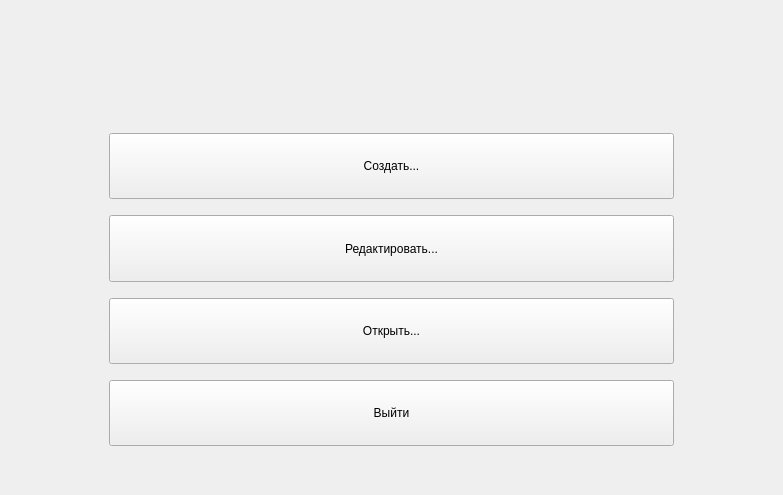
<?xml version="1.0" encoding="UTF-8"?>
<ui version="4.0">
 <class>MainWindow</class>
 <widget class="QMainWindow" name="MainWindow">
  <property name="geometry">
   <rect>
    <x>0</x>
    <y>0</y>
    <width>783</width>
    <height>495</height>
   </rect>
  </property>
  <property name="windowTitle">
   <string>MainWindow</string>
  </property>
  <widget class="QWidget" name="centralwidget">
   <layout class="QVBoxLayout" name="verticalLayout_2">
    <item>
     <spacer name="verticalSpacer_6">
      <property name="orientation">
       <enum>Qt::Vertical</enum>
      </property>
      <property name="sizeType">
       <enum>QSizePolicy::Fixed</enum>
      </property>
      <property name="sizeHint" stdset="0">
       <size>
        <width>20</width>
        <height>20</height>
       </size>
      </property>
     </spacer>
    </item>
    <item>
     <layout class="QHBoxLayout" name="logoLayout">
      <item>
       <spacer name="horizontalSpacer">
        <property name="orientation">
         <enum>Qt::Horizontal</enum>
        </property>
        <property name="sizeType">
         <enum>QSizePolicy::MinimumExpanding</enum>
        </property>
        <property name="sizeHint" stdset="0">
         <size>
          <width>148</width>
          <height>58</height>
         </size>
        </property>
       </spacer>
      </item>
      <item>
       <widget class="QLabel" name="logo">
        <property name="text">
         <string/>
        </property>
       </widget>
      </item>
      <item>
       <spacer name="horizontalSpacer_2">
        <property name="orientation">
         <enum>Qt::Horizontal</enum>
        </property>
        <property name="sizeType">
         <enum>QSizePolicy::MinimumExpanding</enum>
        </property>
        <property name="sizeHint" stdset="0">
         <size>
          <width>148</width>
          <height>58</height>
         </size>
        </property>
       </spacer>
      </item>
     </layout>
    </item>
    <item>
     <layout class="QHBoxLayout" name="mainLayout">
      <property name="sizeConstraint">
       <enum>QLayout::SetNoConstraint</enum>
      </property>
      <item>
       <spacer name="horizontalSpacer_3">
        <property name="orientation">
         <enum>Qt::Horizontal</enum>
        </property>
        <property name="sizeType">
         <enum>QSizePolicy::Fixed</enum>
        </property>
        <property name="sizeHint" stdset="0">
         <size>
          <width>100</width>
          <height>50</height>
         </size>
        </property>
       </spacer>
      </item>
      <item>
       <layout class="QVBoxLayout" name="verticalLayout">
        <item>
         <spacer name="verticalSpacer">
          <property name="orientation">
           <enum>Qt::Vertical</enum>
          </property>
          <property name="sizeType">
           <enum>QSizePolicy::Fixed</enum>
          </property>
          <property name="sizeHint" stdset="0">
           <size>
            <width>88</width>
            <height>40</height>
           </size>
          </property>
         </spacer>
        </item>
        <item>
         <widget class="QPushButton" name="b_create">
          <property name="sizePolicy">
           <sizepolicy hsizetype="Minimum" vsizetype="Expanding">
            <horstretch>0</horstretch>
            <verstretch>0</verstretch>
           </sizepolicy>
          </property>
          <property name="text">
           <string>Создать...</string>
          </property>
         </widget>
        </item>
        <item>
         <spacer name="verticalSpacer_3">
          <property name="orientation">
           <enum>Qt::Vertical</enum>
          </property>
          <property name="sizeType">
           <enum>QSizePolicy::Fixed</enum>
          </property>
          <property name="sizeHint" stdset="0">
           <size>
            <width>88</width>
            <height>10</height>
           </size>
          </property>
         </spacer>
        </item>
        <item>
         <widget class="QPushButton" name="b_open">
          <property name="sizePolicy">
           <sizepolicy hsizetype="Minimum" vsizetype="Expanding">
            <horstretch>0</horstretch>
            <verstretch>0</verstretch>
           </sizepolicy>
          </property>
          <property name="text">
           <string>Редактировать...</string>
          </property>
         </widget>
        </item>
        <item>
         <spacer name="verticalSpacer_4">
          <property name="orientation">
           <enum>Qt::Vertical</enum>
          </property>
          <property name="sizeType">
           <enum>QSizePolicy::Fixed</enum>
          </property>
          <property name="sizeHint" stdset="0">
           <size>
            <width>88</width>
            <height>10</height>
           </size>
          </property>
         </spacer>
        </item>
        <item>
         <widget class="QPushButton" name="b_play">
          <property name="sizePolicy">
           <sizepolicy hsizetype="Minimum" vsizetype="Expanding">
            <horstretch>0</horstretch>
            <verstretch>0</verstretch>
           </sizepolicy>
          </property>
          <property name="text">
           <string>Открыть...</string>
          </property>
         </widget>
        </item>
        <item>
         <spacer name="verticalSpacer_5">
          <property name="orientation">
           <enum>Qt::Vertical</enum>
          </property>
          <property name="sizeType">
           <enum>QSizePolicy::Fixed</enum>
          </property>
          <property name="sizeHint" stdset="0">
           <size>
            <width>88</width>
            <height>10</height>
           </size>
          </property>
         </spacer>
        </item>
        <item>
         <widget class="QPushButton" name="b_exit">
          <property name="sizePolicy">
           <sizepolicy hsizetype="Minimum" vsizetype="Expanding">
            <horstretch>0</horstretch>
            <verstretch>0</verstretch>
           </sizepolicy>
          </property>
          <property name="text">
           <string>Выйти</string>
          </property>
         </widget>
        </item>
        <item>
         <spacer name="verticalSpacer_2">
          <property name="orientation">
           <enum>Qt::Vertical</enum>
          </property>
          <property name="sizeType">
           <enum>QSizePolicy::Fixed</enum>
          </property>
          <property name="sizeHint" stdset="0">
           <size>
            <width>88</width>
            <height>40</height>
           </size>
          </property>
         </spacer>
        </item>
       </layout>
      </item>
      <item>
       <spacer name="horizontalSpacer_4">
        <property name="orientation">
         <enum>Qt::Horizontal</enum>
        </property>
        <property name="sizeType">
         <enum>QSizePolicy::Fixed</enum>
        </property>
        <property name="sizeHint" stdset="0">
         <size>
          <width>100</width>
          <height>50</height>
         </size>
        </property>
       </spacer>
      </item>
     </layout>
    </item>
   </layout>
  </widget>
 </widget>
 <resources>
  <include location="logo.qrc"/>
 </resources>
 <connections/>
</ui>
